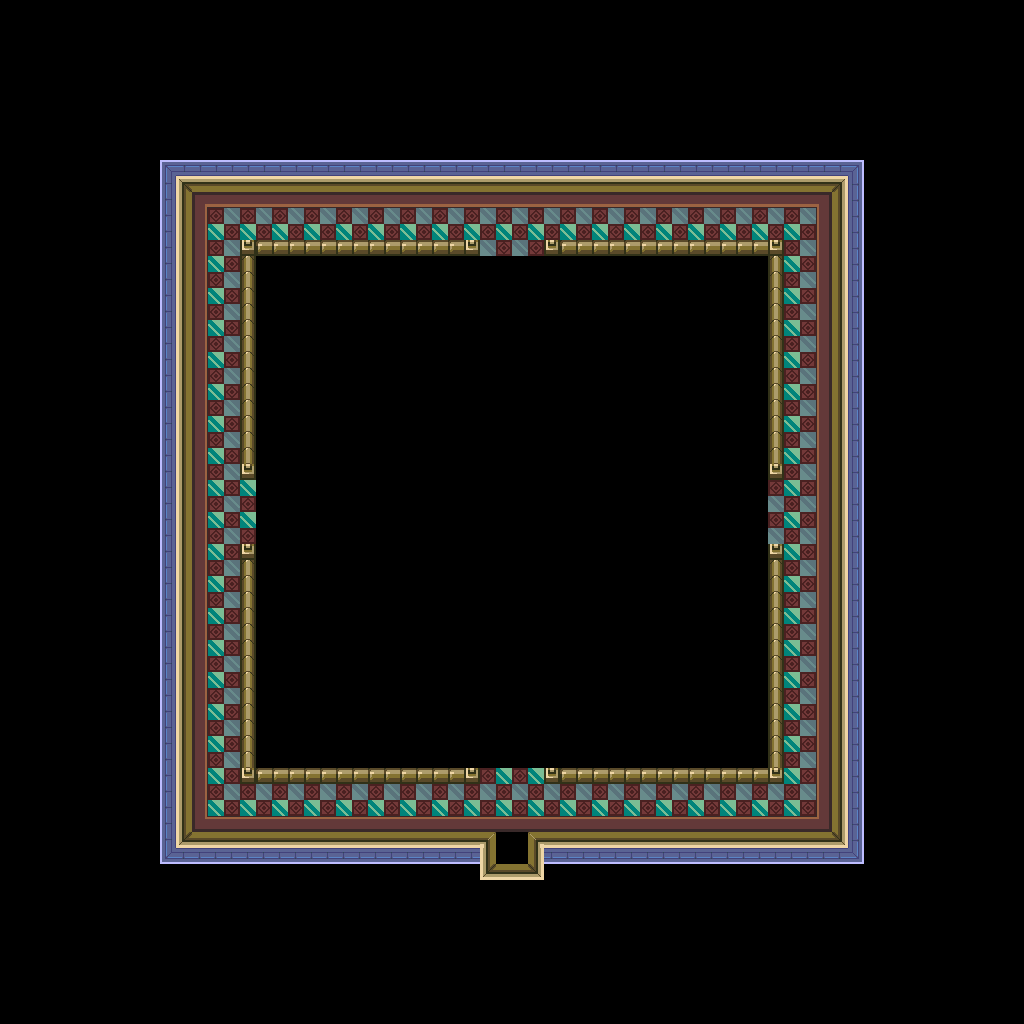

Tiled map render using the project's own tile images. Description and the map definition, with tile-layer contents summarised, below:
An orthogonal 64x64 tile map with 16x16 px tiles, 1 tile layer (base), 1 hidden layer not drawn and 2 objects.

<map version="1.10" tiledversion="1.12.1" orientation="orthogonal" renderorder="right-down" width="64" height="64" tilewidth="16" tileheight="16" infinite="0" nextlayerid="3" nextobjectid="3">
 <tileset firstgid="1" source="../classiciphone_pics4.tsx" />
 <layer id="1" name="base" width="64" height="64">
  <data>[4096 cells, 4096 non-empty, 35 distinct tile ids]</data>
 </layer>
 <layer id="2" name="collision" width="64" height="64" visible="0">
  <properties><property name="collision" value="true" /></properties>
  <data>[4096 cells, 3636 non-empty, 1 distinct tile ids]</data>
 </layer>
 <objectgroup id="3" name="npcs">
  <object id="1" x="512.0" y="496.0" width="16" height="16">
   <properties>
    <property name="script" type="string">-- Auto-converted from GraalScript
-- function onPlayerChats(){
-- tokens = player.chat.tokenize();
-- if (tokens[0] == "createprobe"){
-- putnpc2(x,y,"join surveillance_probe;");
end
-- tokens = "";
end</property>
   </properties>
  </object>
  <object id="2" x="432.0" y="80.0" width="16" height="16">
   <properties>
    <property name="script" type="string">-- Auto-converted from GraalScript
</property>
   </properties>
  </object>
 </objectgroup>
</map>
